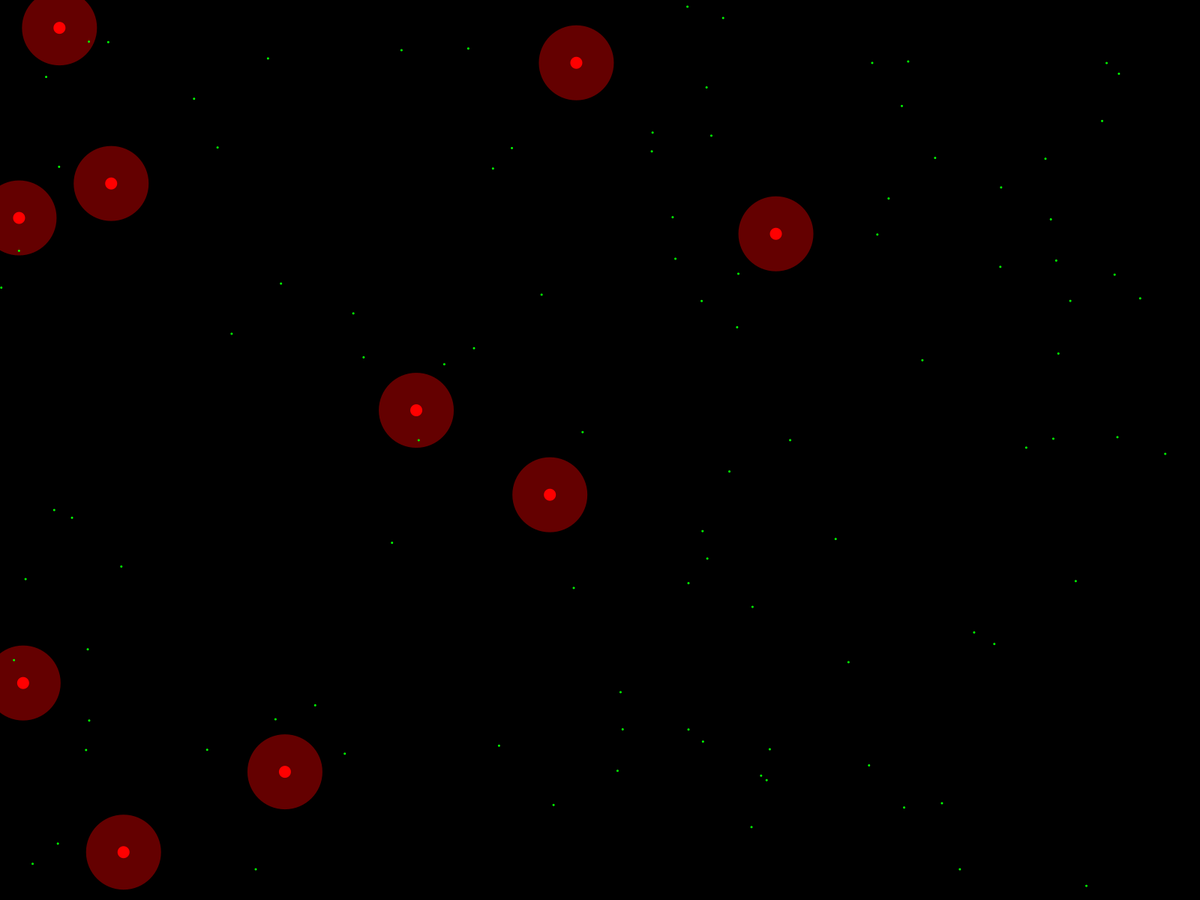
Frame 1 (no input)
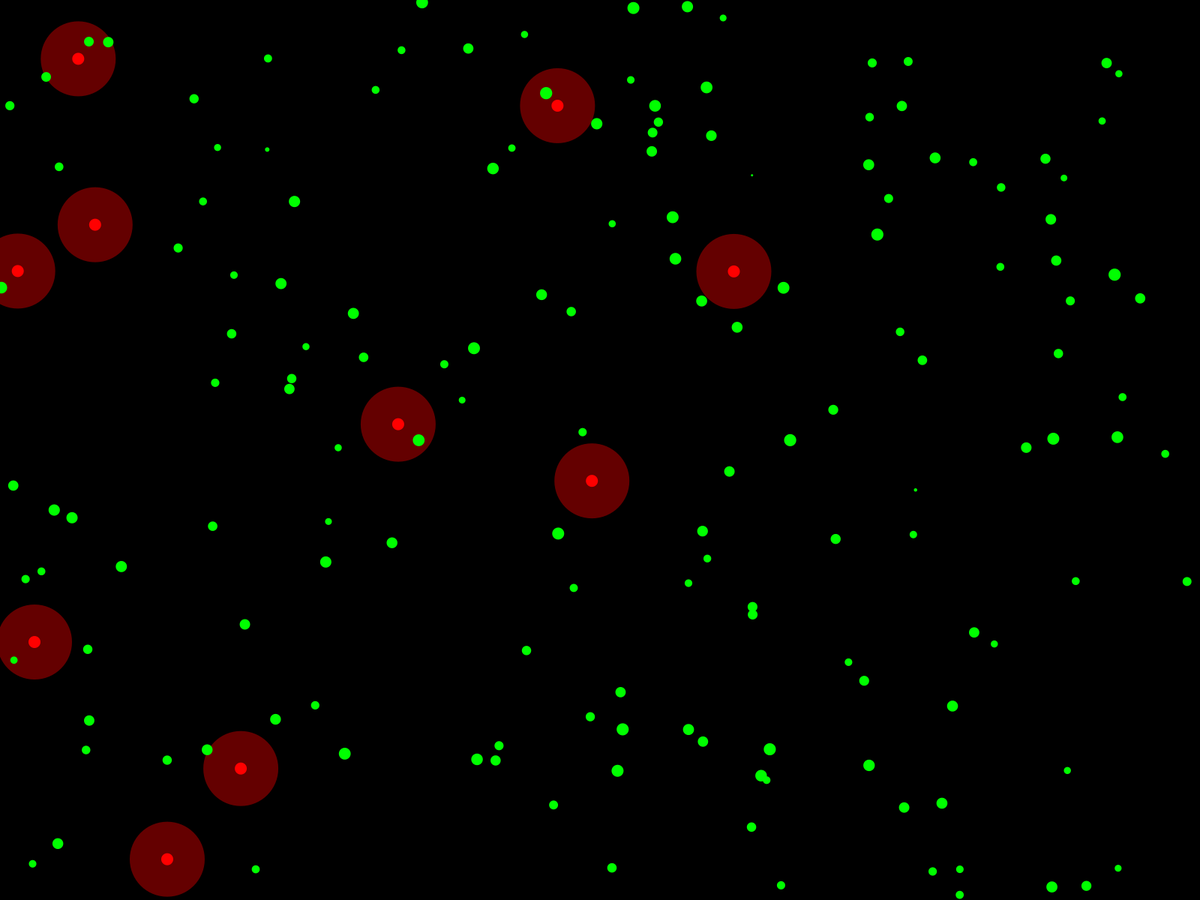
Frame 60 (the mouse pressed at the canvas centre just before this capture)
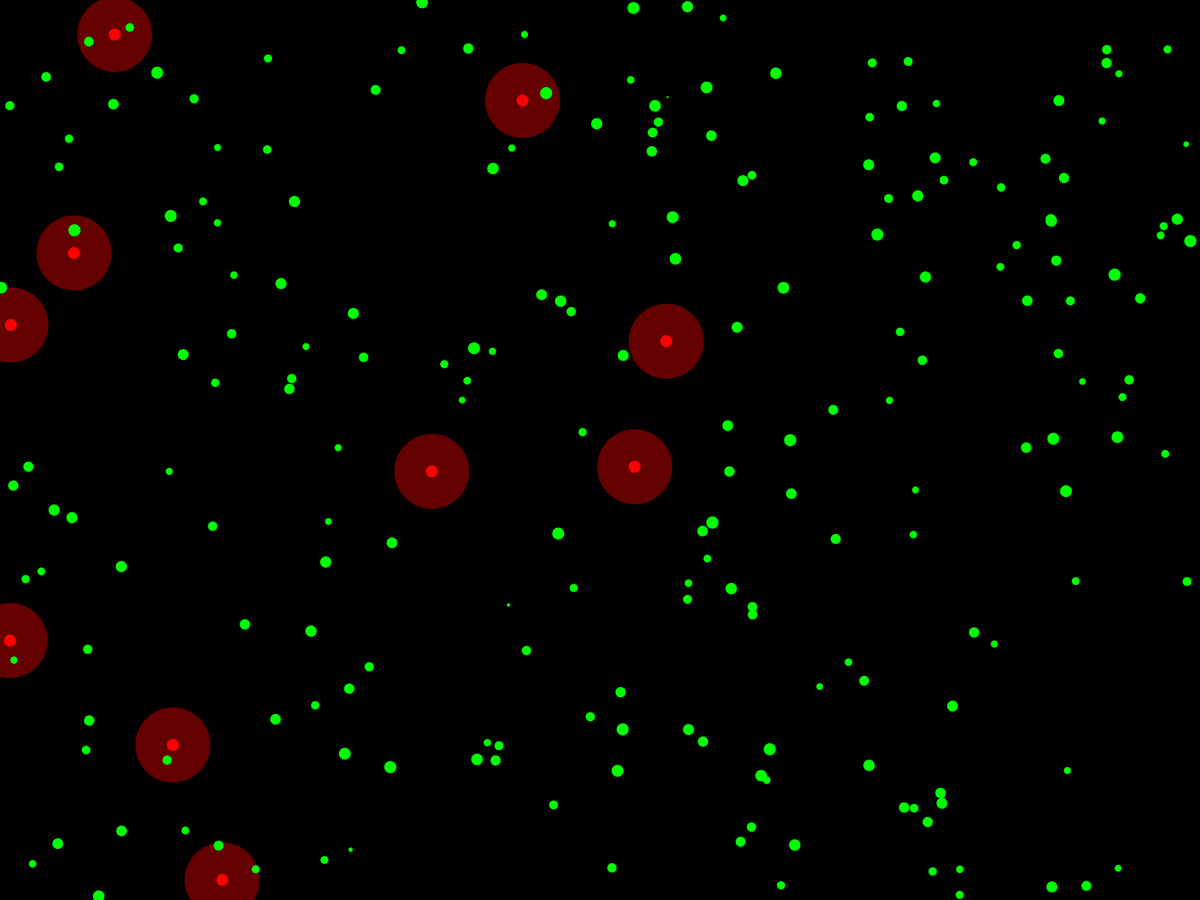
Frame 120 (the mouse held since frame 60 and released just before this capture)

The Processing sketch that drew these frames (run headless with seeded random() and noise(); from frame 60 on, the mouse is pressed at the canvas centre):

// Processing sketch: src
// ── src.pde
// Set most settings
int population = 10;
int numOfFoods = 100;
float newFoodProb = 1;
float birthHunger = -2;
ArrayList<Animal> animals = new ArrayList<Animal>();
ArrayList<Food> foods = new ArrayList<Food>();
float zoomlevel = 1;

void setup() {
  fullScreen();

  for (int i = 0; i < population; i++) {
    animals.add(new Animal(randomPoint()));
  }
  
  for (int i = 0; i < numOfFoods; i++) {
    addFood();
  }
  frameRate(240);
  noCursor();
}



void draw() {
  background(0);
  
  noStroke();
  translate(mouseX, mouseY);
  scale(zoomlevel);
  translate(-mouseX, -mouseY);
  for (int i = 0; i < animals.size(); i++) {
    Animal animal = animals.get(i);
    animal.show();
    animal.update(foods);
    if (animal.hunger > animal.maxHunger) {
      animals.remove(animal);
      continue;
    }
    if (animal.hunger < birthHunger) {
      // Adding the new baby
      addAnimal(animal);
      
      // Giving birth takes energy
      animal.hunger += 1;
    }
  }
  
  for (int i = 0; i < foods.size(); i++) {
    Food food = foods.get(i);
    food.update();
    food.show();
    if (food.isEaten) {
      foods.remove(food);
      continue;
    }
  }
  
  if (random(1) < newFoodProb) {
    addFood();
  }
}

// Add additional food or animal
void keyPressed() {
  if (key == 'f') {
    addFood(mouseX, mouseY);
    println("food");
  } else if (key == 'a') {
    addAnimal(mouseX, mouseY);
    println("animals");
  }
}

void mouseWheel(MouseEvent event) {
  float e = event.getCount();
  zoomlevel -= e / 10;
  if (zoomlevel < 1) {
    zoomlevel = 1;
  }
}

// ── animal.pde
class Animal extends PVector {
  PVector vel;
  PVector acc;
  float size;
  float maxSpeed;
  float maxForce;
  float maxHunger;
  float viewSize;
  float hunger;

  Animal(PVector pos) {
    set(pos.x, pos.y);
    randomDir();
    acc = new PVector();
    size = 16;
    maxSpeed = 4;
    maxForce = 0.5;
    viewSize = 100;
    hunger = 0;
    maxHunger = random(15, 30);
  }
  
  void randomDir() {
    vel = PVector.random2D();
  }
  
  void applyForce(PVector f) {
    PVector force = f.copy();
    force.div(size);
    acc.add(force);
  }
  
  void seek(Food food) {
    PVector force = PVector.sub(food, this);
    force.setMag(maxSpeed);
    force.sub(vel);
    force.limit(maxForce);
    applyForce(force);
  }
  
  void update(ArrayList<Food> foods) {
    steerToClosest(foods);
    
    edges();
    
    vel.add(acc);
    vel.limit(maxSpeed);
    add(vel);
    acc.set(0, 0);
    
    for (Food food : foods) {
      if (canEat(food)) {
        food.eat();
        hunger -= food.strength / 10;
      }
    }
    hunger += 0.025;
  }

  void steerToClosest(ArrayList<Food> foods) {
    Food closest = null;
    for (Food food : foods) {
      PVector distVecToFood = PVector.sub(this, food);
      float centerDistToFood = distVecToFood.mag();
      if (closest == null) {
        if (centerDistToFood <= viewSize / 2) {
          closest = food;
        }
        continue;
      }
      PVector distVecToClosest = PVector.sub(this, closest);
      float centerDistToClosest = distVecToClosest.mag();
      if (centerDistToFood < centerDistToClosest && centerDistToFood <= viewSize / 2) {
        closest = food;
      }
    }
    if (closest != null) {
      seek(closest);
    }
  }
  
  void edges() {
    if (y >= height-size/2) {
      y = height-size/2;
      vel.y *= -1;
    } else if (y <= size/2) {
      y = size/2;
      vel.y *= -1;
    }

    if (x >= width-size/2) {
      x = width-size/2;
      vel.x *= -1;
    } else if (x <= size/2) {
      x = size/2;
      vel.x *= -1;
    }
  }

  boolean canEat(Food food) {
    PVector distVec = PVector.sub(this, food);
    float centerDist = distVec.mag();
    float edgeDist = centerDist - size / 2 - food.size / 2;

    if (edgeDist <= 0) return true;
    else return false;
  }

  void show() {
    push();
    translate(x, y);
    fill(255, 0, 0);
    circle(0, 0, size);
    fill(255, 0, 0, 100);
    circle(0, 0, viewSize);
    pop();
  }
}

// ── food.pde
class Food extends PVector {
  float strength;
  float maxStrength;
  float size;
  boolean isEaten;
  
  Food(PVector pos) {
    set(pos.x, pos.y);
    strength = 1;
    size = strength * 2.5;
    isEaten = false;
    maxStrength = random(5, 10);
  }

  void eat() {
    isEaten = true;
  }
  
  void update() {
    strength += 1;
    size = strength * 1.5;
    if (strength >= maxStrength) {
      strength = maxStrength;
    }
  }
  
  void show() {
    push();
    translate(x, y);
    fill(0, 255, 0);
    circle(0, 0, size);
    pop();
  }
}

// ── helper.pde
// Declare helper functions
PVector randomPoint() {
  return new PVector(random(width), random(height));
}

void addFood() {
  foods.add(new Food(randomPoint()));
}

void addFood(float x, float y) {
  foods.add(new Food(new PVector(x, y)));
}

void addAnimal() {
  animals.add(new Animal(randomPoint()));
}

void addAnimal(float x, float y) {
  animals.add(new Animal(new PVector(x, y)));
}

void addAnimal(PVector pos) {
  animals.add(new Animal(pos));
}
